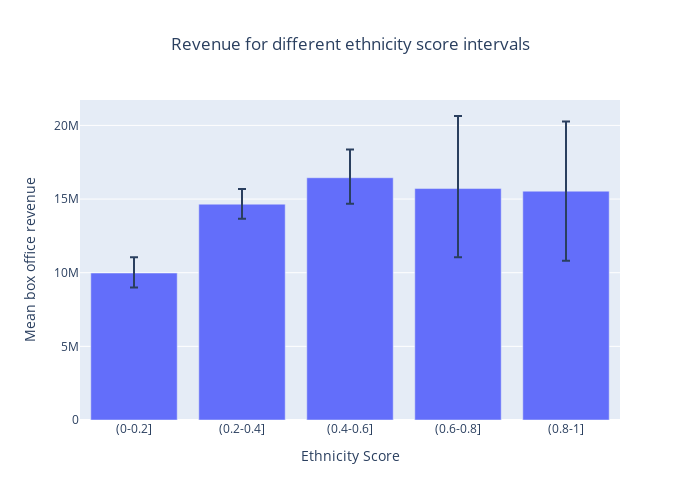

The notebook cell saved with this chart:
### Code cell
fig = go.Figure()
fig.add_trace(go.Bar(
    name='Revenue',
    x=grouped_means_revenue_ethnicity.keys(), y=grouped_means_revenue_ethnicity.values,
    error_y=dict(type='data', array=yerr_upper, arrayminus=yerr_lower),
))

fig.update_layout(
    barmode='group',
    width=700,
    height=500,
    xaxis_title="Ethnicity Score", 
    yaxis_title="Mean box office revenue",
    title='Revenue for different ethnicity score intervals',
    title_x = 0.5
)
fig.show()
fig.write_html("./plots/revenue_ethnicity_bar.html")

### Figure 1 — Plotly figure (JSON) as saved in the notebook; plotly's stock layout.template omitted (floating-point values rounded to 4 significant figures)
{"data": [{"error_y": {"array": [1068000.0, 1037000.0, 1923000.0, 4925000.0, 4726000.0], "arrayminus": [978200.0, 997500.0, 1762000.0, 4668000.0, 4726000.0], "type": "data"}, "name": "Revenue", "type": "bar", "x": ["(0-0.2]", "(0.2-0.4]", "(0.4-0.6]", "(0.6-0.8]", "(0.8-1]"], "y": [9976000.0, 14650000.0, 16450000.0, 15710000.0, 15530000.0]}], "layout": {"barmode": "group", "height": 500, "title": {"text": "Revenue for different ethnicity score intervals", "x": 0.5}, "width": 700, "xaxis": {"autorange": true, "range": [-0.5, 4.5], "title": {"text": "Ethnicity Score"}, "type": "category"}, "yaxis": {"autorange": true, "range": [0, 21720000.0], "title": {"text": "Mean box office revenue"}, "type": "linear"}}}
